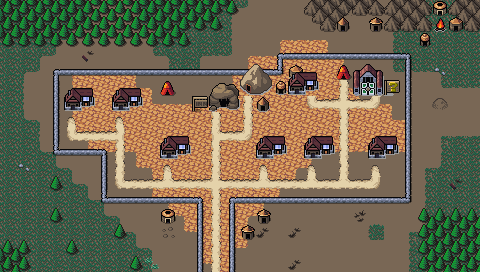

This game map was drawn from its Tiled (.tmx) file and the tilesets committed beside it. A one-line description and the trimmed map source follow:
An orthogonal 30x17 tile map with 16x16 px tiles, 4 tile layers (Background, Ground, Foreground, AboveSprites), 3 tilesets and 13 objects.

<map version="1.10" tiledversion="1.10.1" orientation="orthogonal" renderorder="right-down" width="30" height="17" tilewidth="16" tileheight="16" infinite="0" nextlayerid="6" nextobjectid="54">
 <editorsettings>
  <export target="wastetown..tmx" format="tmx" />
 </editorsettings>
 <tileset firstgid="1" source="../../tileset/main.tsx" />
 <tileset firstgid="10113" source="../../tileset/buildings.tsx" />
 <tileset firstgid="11905" source="../../tileset/buildings-nocollide.tsx" />
 <layer id="1" name="Background" width="30" height="17">
  <data>[510 cells, 510 non-empty, 16 distinct tile ids]</data>
 </layer>
 <layer id="2" name="Ground" width="30" height="17">
  <data>[510 cells, 271 non-empty, 45 distinct tile ids]</data>
 </layer>
 <layer id="3" name="Foreground" width="30" height="17">
  <properties>
   <property name="spriteLayer" type="bool" value="true" />
  </properties>
  <data>[510 cells, 158 non-empty, 36 distinct tile ids]</data>
 </layer>
 <layer id="5" name="AboveSprites" width="30" height="17">
  <data>[510 cells, 19 non-empty, 7 distinct tile ids]</data>
 </layer>
 <objectgroup id="4" name="Objects">
  <object id="38" template="../../obj/entry_up.tx" x="208" y="272" />
  <object id="41" template="../../obj/shop.tx" x="64" y="115">
   <properties>
    <property name="commonShopList" value="Wolf4Red,Goblin,Devil,Dwarf,Dragon,Sliver2Red,Knight4Red,Soldier4Red,Minotaur,Shaman,Dinosaur4Red,Ogre4Red,Giant" />
    <property name="mythicShopList" value="Planeswalker,WUBRG,Vehicle,Artifact,Equip,Wand,Legend4Red" />
    <property name="rareShopList" value="Gruul,Izzet,Rakdos,Boros,Creature6Red,Multicolor,Land4Red,PhyrexianRed" />
    <property name="uncommonShopList" value="Creature2Red,Creature,Red" />
   </properties>
  </object>
  <object id="42" template="../../obj/shop.tx" x="113" y="115">
   <properties>
    <property name="commonShopList" value="Wolf4Red,Goblin,Devil,Dwarf,Dragon,Sliver2Red,Knight4Red,Soldier4Red,Minotaur,Shaman,Dinosaur4Red,Ogre4Red,Giant" />
    <property name="mythicShopList" value="Planeswalker,WUBRG,Vehicle,Artifact,Equip,Wand,Legend4Red" />
    <property name="rareShopList" value="Gruul,Izzet,Rakdos,Boros,Creature6Red,Multicolor,Land4Red,PhyrexianRed" />
    <property name="uncommonShopList" value="Creature2Red,Creature,Red" />
   </properties>
  </object>
  <object id="43" template="../../obj/shop.tx" x="161" y="163">
   <properties>
    <property name="commonShopList" value="Wolf4Red,Goblin,Devil,Dwarf,Dragon,Sliver2Red,Knight4Red,Soldier4Red,Minotaur,Shaman,Dinosaur4Red,Ogre4Red,Giant" />
    <property name="mythicShopList" value="Planeswalker,WUBRG,Vehicle,Artifact,Equip,Wand,Legend4Red" />
    <property name="rareShopList" value="Gruul,Izzet,Rakdos,Boros,Creature6Red,Multicolor,Land4Red,PhyrexianRed" />
    <property name="uncommonShopList" value="Creature2Red,Creature,Red" />
   </properties>
  </object>
  <object id="44" template="../../obj/shop.tx" x="257" y="162">
   <properties>
    <property name="commonShopList" value="Wolf4Red,Goblin,Devil,Dwarf,Dragon,Sliver2Red,Knight4Red,Soldier4Red,Minotaur,Shaman,Dinosaur4Red,Ogre4Red,Giant" />
    <property name="mythicShopList" value="Planeswalker,WUBRG,Vehicle,Artifact,Equip,Wand,Legend4Red" />
    <property name="rareShopList" value="Gruul,Izzet,Rakdos,Boros,Creature6Red,Multicolor,Land4Red,PhyrexianRed" />
    <property name="uncommonShopList" value="Creature2Red,Creature,Red" />
   </properties>
  </object>
  <object id="45" template="../../obj/shop.tx" x="304" y="162">
   <properties>
    <property name="commonShopList" value="Wolf4Red,Goblin,Devil,Dwarf,Dragon,Sliver2Red,Knight4Red,Soldier4Red,Minotaur,Shaman,Dinosaur4Red,Ogre4Red,Giant" />
    <property name="mythicShopList" value="Planeswalker,WUBRG,Vehicle,Artifact,Equip,Wand,Legend4Red" />
    <property name="rareShopList" value="Gruul,Izzet,Rakdos,Boros,Creature6Red,Multicolor,Land4Red,PhyrexianRed" />
    <property name="uncommonShopList" value="Creature2Red,Creature,Red" />
   </properties>
  </object>
  <object id="46" template="../../obj/shop.tx" x="367" y="162">
   <properties>
    <property name="commonShopList" value="Wolf4Red,Goblin,Devil,Dwarf,Dragon,Sliver2Red,Knight4Red,Soldier4Red,Minotaur,Shaman,Dinosaur4Red,Ogre4Red,Giant" />
    <property name="mythicShopList" value="Planeswalker,WUBRG,Vehicle,Artifact,Equip,Wand,Legend4Red" />
    <property name="rareShopList" value="Gruul,Izzet,Rakdos,Boros,Creature6Red,Multicolor,Land4Red,PhyrexianRed" />
    <property name="uncommonShopList" value="Creature2Red,Creature,Red" />
   </properties>
  </object>
  <object id="47" template="../../obj/inn.tx" x="214" y="114" />
  <object id="48" template="../../obj/shop.tx" x="160" y="96">
   <properties>
    <property name="commonShopList" value="Mountain" />
    <property name="noRestock" type="bool" value="true" />
   </properties>
  </object>
  <object id="50" template="../../obj/shardtrader.tx" x="335" y="81">
   <properties>
    <property name="signXOffset" type="float" value="-16" />
    <property name="signYOffset" type="float" value="-8" />
   </properties>
  </object>
  <object id="51" template="../../obj/quest.tx" x="353" y="98" width="33" height="16">
   <properties>
    <property name="questtype" value="mountain_town_tribal" />
   </properties>
  </object>
  <object id="52" template="../../obj/shop.tx" x="304" y="97">
   <properties>
    <property name="commonShopList" value="Wolf4Red,Goblin,Devil,Dwarf,Dragon,Sliver2Red,Knight4Red,Soldier4Red,Minotaur,Shaman,Dinosaur4Red,Ogre4Red,Giant" />
    <property name="mythicShopList" value="Planeswalker,WUBRG,Vehicle,Artifact,Equip,Wand,Legend4Red" />
    <property name="rareShopList" value="Gruul,Izzet,Rakdos,Boros,Creature6Red,Multicolor,Land4Red,PhyrexianRed" />
    <property name="uncommonShopList" value="Creature2Red,Creature,Red" />
   </properties>
  </object>
  <object id="53" template="../../obj/shop.tx" x="240" y="97">
   <properties>
    <property name="commonShopList" value="Wolf4Red,Goblin,Devil,Dwarf,Dragon,Sliver2Red,Knight4Red,Soldier4Red,Minotaur,Shaman,Dinosaur4Red,Ogre4Red,Giant" />
    <property name="mythicShopList" value="Planeswalker,WUBRG,Vehicle,Artifact,Equip,Wand,Legend4Red" />
    <property name="rareShopList" value="Gruul,Izzet,Rakdos,Boros,Creature6Red,Multicolor,Land4Red,PhyrexianRed" />
    <property name="uncommonShopList" value="Creature2Red,Creature,Red" />
   </properties>
  </object>
 </objectgroup>
</map>
